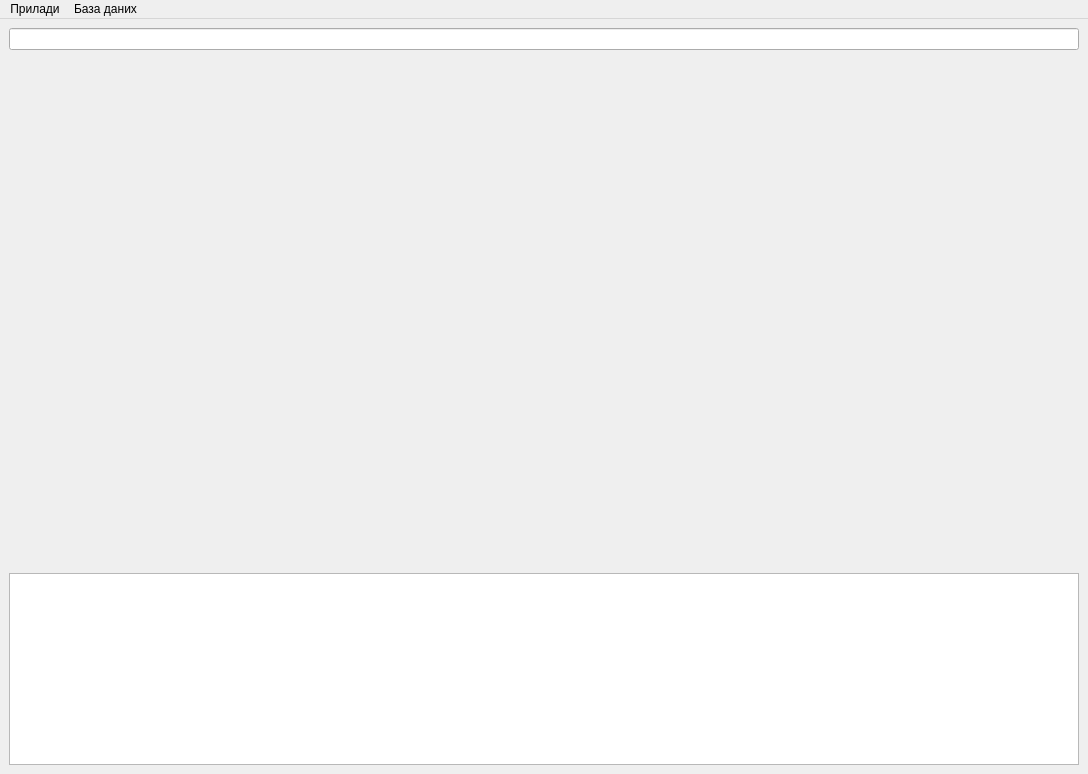
<?xml version="1.0" encoding="UTF-8"?>
<ui version="4.0">
 <class>MainWindow</class>
 <widget class="QMainWindow" name="MainWindow">
  <property name="geometry">
   <rect>
    <x>0</x>
    <y>0</y>
    <width>1088</width>
    <height>774</height>
   </rect>
  </property>
  <property name="windowTitle">
   <string>Моніторинг</string>
  </property>
  <widget class="QWidget" name="centralwidget">
   <layout class="QVBoxLayout" name="verticalLayout_2">
    <item>
     <widget class="QLineEdit" name="lineEdit"/>
    </item>
    <item>
     <layout class="QVBoxLayout" name="verticalLayout" stretch="1,0">
      <item>
       <widget class="QWidget" name="containerCard" native="true">
        <layout class="QGridLayout" name="gridLayout_2">
         <item row="0" column="0">
          <layout class="QGridLayout" name="gridLayout"/>
         </item>
        </layout>
       </widget>
      </item>
      <item>
       <widget class="QTextEdit" name="textEdit">
        <property name="sizePolicy">
         <sizepolicy hsizetype="Expanding" vsizetype="Fixed">
          <horstretch>0</horstretch>
          <verstretch>0</verstretch>
         </sizepolicy>
        </property>
        <property name="minimumSize">
         <size>
          <width>0</width>
          <height>120</height>
         </size>
        </property>
        <property name="readOnly">
         <bool>true</bool>
        </property>
       </widget>
      </item>
     </layout>
    </item>
   </layout>
  </widget>
  <widget class="QMenuBar" name="menubar">
   <property name="geometry">
    <rect>
     <x>0</x>
     <y>0</y>
     <width>1088</width>
     <height>22</height>
    </rect>
   </property>
   <widget class="QMenu" name="menu">
    <property name="title">
     <string>Прилади</string>
    </property>
    <addaction name="butt_search_dev"/>
    <addaction name="butt_system_start"/>
   </widget>
   <widget class="QMenu" name="menu_2">
    <property name="title">
     <string>База даних</string>
    </property>
    <addaction name="open_bd"/>
   </widget>
   <addaction name="menu"/>
   <addaction name="menu_2"/>
  </widget>
  <action name="butt_search_dev">
   <property name="checkable">
    <bool>false</bool>
   </property>
   <property name="text">
    <string>Пошук приладів</string>
   </property>
  </action>
  <action name="butt_system_start">
   <property name="text">
    <string>Старт системи</string>
   </property>
  </action>
  <action name="cisternFullness">
   <property name="text">
    <string>Змінити наповнення</string>
   </property>
  </action>
  <action name="open_bd">
   <property name="text">
    <string>Відкрити БД</string>
   </property>
  </action>
 </widget>
 <resources/>
 <connections/>
</ui>
